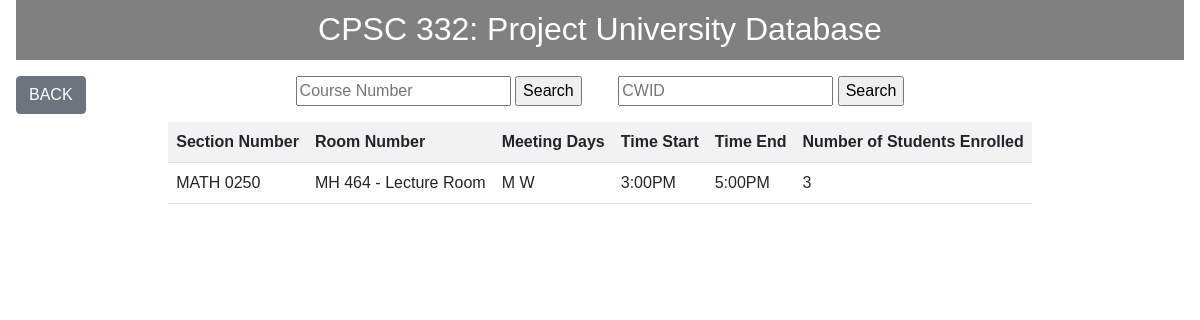
Page /inc/student.php?courseNum=0250 on the committed database.
### tables this page shows
CREATE TABLE Section(
SNumber varchar(10),
SName varchar(100),
RoomNumber varchar(30),
SeatNumber varchar(10),
Meetdays varchar(50),   
TimeStart varchar(10),
TimeEnd varchar(10),
PSSN varchar(10),
CourseNumber varchar(10),
PRIMARY KEY (SNumber),
FOREIGN KEY (PSSN) REFERENCES Professor(SSN),
FOREIGN KEY (CourseNumber) REFERENCES Course(CNumber)
);

### inc/student.php (the view, shortened to what this page needs)
<?php include '../config/database.php';
    include '../inc/header.php';
    echo '<a style="position:absolute;" href="../index.php">
        <button class="btn btn-secondary">BACK</button></a>
        <div class="student-search-box">
            <form class="student-search-form" action="" method="get">
                <input type="text" placeholder="Course Number" name="courseNum">
                <input type="submit" value="Search">
            </form>
            <form class="student-search-form" action="" method="get">
                <input type="text" placeholder="CWID" name="cwid">
                <input type="submit" value="Search">
            </form>
        </div>';
    if(!empty($_GET["courseNum"]))
    {
        $courseNumber = $_GET["courseNum"];
        $courseSection = "SELECT s.SNumber, s.RoomNumber, s.Meetdays, s.TimeStart, s.TimeEnd
                    FROM section s, course c
                    WHERE c.CNumber = '$courseNumber' AND s.CourseNumber = c.CNumber;";
        $result = mysqli_query($conn, $courseSection);
        if($result->num_rows > 0)
        {
            echo '<table class="table table-striped">
            <tr>
            <th>Section Number</th>
            <th>Room Number</th>
            <th>Meeting Days</th>
            <th>Time Start</th>
            <th>Time End</th>
            <th>Number of Students Enrolled</th>';
            while($row = mysqli_fetch_array($result))
            {
                echo "<tr>";
                echo "<td>" . $row['SNumber'] . "</td>";
                echo "<td>" . $row['RoomNumber'] . "</td>";
                echo "<td>" . $row['Meetdays'] . "</td>";
                echo "<td>" . $row['TimeStart'] . "</td>";
                echo "<td>" . $row['TimeEnd'] . "</td>";
                $SectionNumber = $row['SNumber'];
                $studentNum = "SELECT COUNT(e.CourseSection) as numOfStudent
                        FROM section s, enrollment e
                        WHERE s.SNumber = '$SectionNumber' AND s.SNumber = e.CourseSection;";
                $mysql_studentNum = mysqli_query($conn, $studentNum);
                $studentNum_Result = mysqli_fetch_array($mysql_studentNum);
                echo "<td>" . $studentNum_Result['numOfStudent'] . "</td>";
                echo "</tr>";
            }
        }
        else
            echo '<br><h4 style="text-align:center;">There is no Data Based on Input!<h4>';
    }
?>

### inc/style.css (style rules this page uses)
.table { width:auto; white-space:nowrap; margin-top:1rem; margin-left:auto; margin-right:auto; }
.student-search-box { width: 100%; text-align: center; }
.student-search-form { width: 10rem; display: inline; margin-left: 1rem; margin-right: 1rem; }

### rows in the picture
section: SNumber "MATH 0250", RoomNumber "MH 464 - Lecture Room", Meetdays "M W", TimeStart "3:00PM", TimeEnd "5:00PM", numOfStudent "3"
